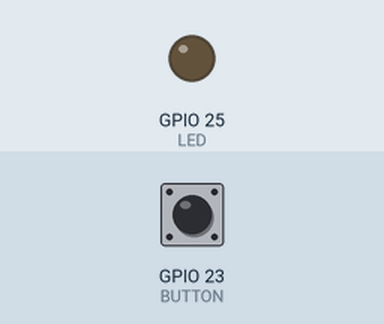
Simulated run of this program. Board: Raspberry Pi (BCM pin numbers). Parts: output pins drawn as LEDs (lit = HIGH). Inputs (shaded band) come from the test bench; at power-on: GPIO 23 (BUTTON) HIGH.

Above: at 1.2 s.
1.3 s: GPIO 23 (BUTTON) pulled LOW for 0.15 s
At 1.37 s:
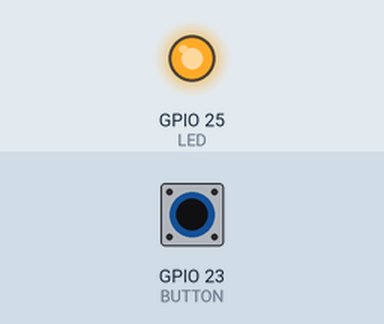
2.9 s: GPIO 23 (BUTTON) pulled LOW for 3.2 s
At 7.4 s:
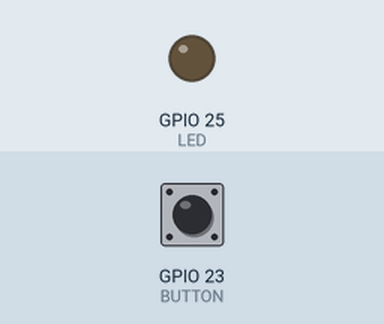
Timing chart, 0 to 8.9 s (numbered marks = the images above; inputs shaded):
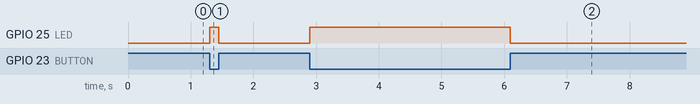

The program:

switch_led.py
```python
#!/usr/bin/env python
import RPi.GPIO as GPIO
import time
GPIO.setwarnings(False)
GPIO.setmode(GPIO.BCM)
LED = 25
BUTTON = 23
state = False
GPIO.setup(LED,GPIO.OUT)
GPIO.setup(BUTTON,GPIO.IN, GPIO.PUD_UP)
while True:
    if GPIO.input(BUTTON) == False:  # Button pressed
        state = True
    else:
        state = False
    GPIO.output(LED,state)  # time.sleep(0.1) to test every 0.1s
GPIO.cleanup()
```

Measured:
- after the input at 1.3 s, GPIO 25 (LED): LOW → HIGH at once, → LOW 0.15 s later
- after the input at 2.9 s, GPIO 25 (LED): LOW → HIGH at once, → LOW 3.2 s later
